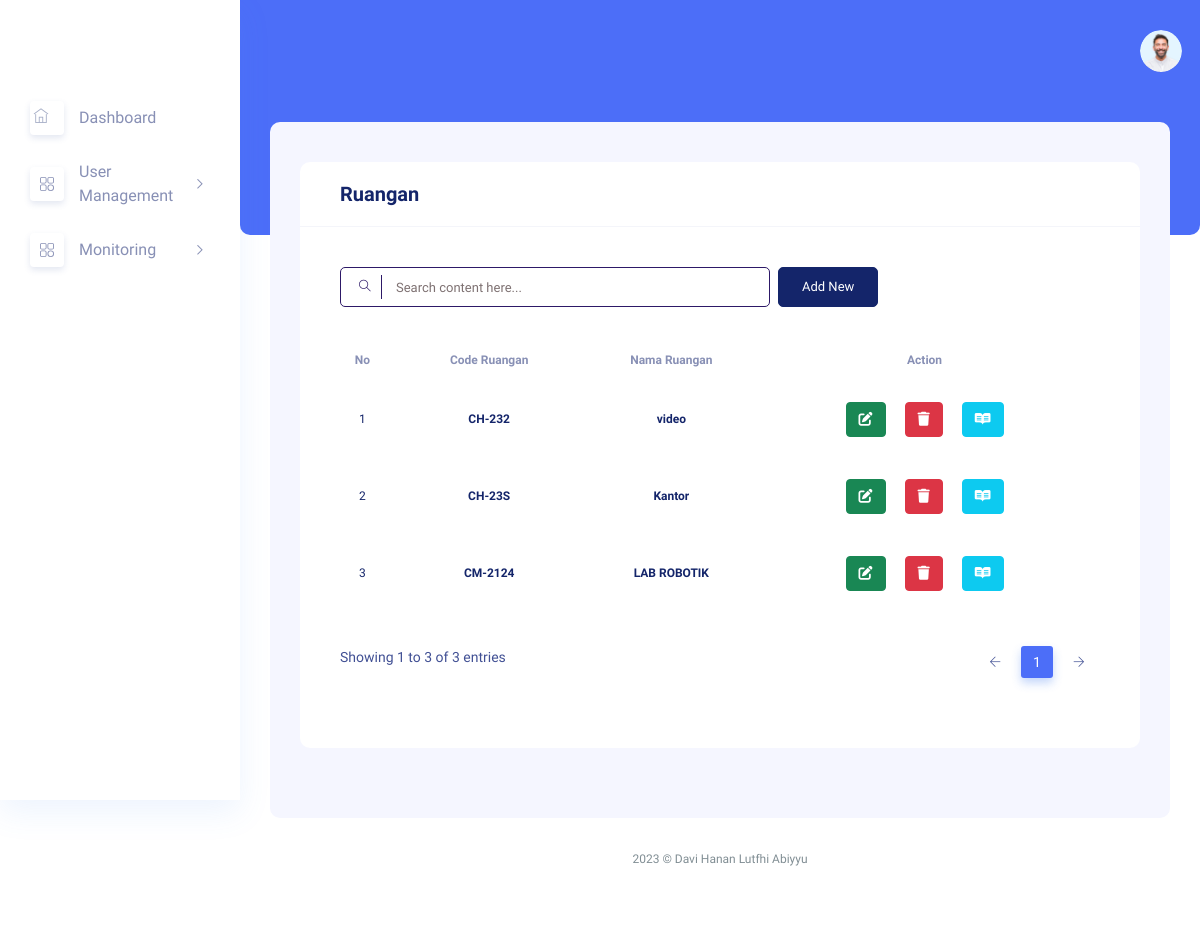
Screenshot of /index.php/monitoring/ruangan with the database file from the repository.
### tables this page shows
CREATE TABLE `ruangan` (
  `id_ruangan` char(50) NOT NULL,
  `nama_ruangan` varchar(50) DEFAULT NULL,
  `edit_by` varchar(50) DEFAULT NULL,
  `date_created` datetime DEFAULT NULL,
  `date_edit` datetime DEFAULT NULL
);

### application/controllers/monitoring.php (called while the page is built, shortened)
<?php
class Monitoring extends CI_Controller
{
	public function __construct()
	{
		$this->load->model('M_monitoring');
	}
	public function ruangan()
	{
		$data['title'] = 'Ruangan';
		$data['ruang'] = $this->M_monitoring->get_ruangan();
		$this->load->view('template/header.php', $data);
		$this->load->view('template/navbar.php', $data);
		$this->load->view('monitoring/ruangan.php', $data);
		$this->load->view('template/footer.php');
	}
}

### index.php (called while the page is built, shortened)
<?php
require_once BASEPATH.'core/CodeIgniter.php';

### application/models/m_monitoring.php (called while the page is built, shortened)
<?php
class M_monitoring extends CI_Model
{
    public function get_ruangan() {
        $query = $this->db->get('ruangan');
        return $query->result_array();
    }
}

### application/views/monitoring/ruangan.php (the view, shortened to what this page needs)
<div class="main_content_iner">
  <div class="container-fluid p-0">
    <div class="row justify-content-center">
      <div class="col-lg-12">
        <div class="white_card card_height_100 mb_30">
          <div class="white_card_header">
            <div class="box_header m-0">
              <div class="main-title">
                <h4 class="m-0"><?= $title ?></h4>
              </div>
            </div>
          </div>
          <div class="white_card_body">
            <div class="QA_section">
              <div class="white_box_tittle list_header">
                <div class="box_right d-flex lms_block">
                  <div class="serach_field_2">
                    <div class="search_inner">
                      <form Active="#">
                        <div class="search_field">
                          <input type="text" id="searchInput" placeholder="Search content here..." />
                        </div>
                        <button type="submit">
                          <i class="ti-search"></i>
                        </button>
                      </form>
                    </div>
                  </div>
                  <div class="add_button ms-2">
                    <a href="#" data-bs-toggle="modal" data-bs-target="#tambah" class="btn_1">Add New</a>
                  </div>
                </div>
              </div>
              <div class="QA_table mb_30">
                <table class="table lms_table_active">
                  <thead>
                    <tr style="text-align: center;">
                      <th scope="col">no</th>
                      <th scope="col">Code Ruangan</th>
                      <th scope="col">Nama Ruangan</th>
                      <th scope="col">Action</th>
                    </tr>
                  </thead>
                  <tbody>
                    <?php foreach ($ruang as $i => $r) : ?>
                      <tr class="tableRow" style="text-align: center;">
                        <th scope="row">
                          <?= $i + 1 ?></a>
                        </th>
                        <td><?= $r['id_ruangan'] ?></td>
                        <td><?= $r['nama_ruangan'] ?></td>
                        <td>
                          <a href="#" class="btn btn-success m-2" data-bs-toggle="modal" data-bs-target="#edit<?=$r['id_ruangan']?>"><i class="fa-solid fa-pen-to-square" style="color: #fff;"></i></i></a>
                          <a href="<?= base_url('monitoring/deleteRuangan?id_ruangan='.$r['id_ruangan']) ?>" class="btn btn-danger m-2"><i class="fa-solid fa-trash" style="color: #fff;"></i></a>
                          <a href="#" class="btn btn-info m-2" data-bs-toggle="modal" data-bs-target="#review<?=$r['id_ruangan']?>"><i class="fa-brands fa-readme" style="color: #fff;"></i></a>
                        </td>
                      </tr>
                    <?php endforeach; ?>
                  </tbody>
                </table>
              </div>
            </div>
          </div>
        </div>
      </div>
    </div>
  </div>
</div>

### rows the page displays
ruangan: id_ruangan "CH-232", nama_ruangan "video"
ruangan: id_ruangan "CH-23S", nama_ruangan "Kantor"
ruangan: id_ruangan "CM-2124", nama_ruangan "LAB ROBOTIK"

### other values shown
$title "Ruangan"
